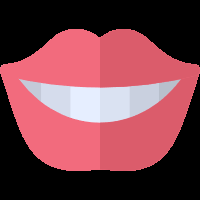
#> input picture Opencv人脸检测人脸识别/Images/mouth.png, 200 x 200 px
$ python 10Cv2FaceMouthDetectAddEffect.py
#> lines starting #> are read from the running program, lines starting #| are printed output that depends on the picture; after the words box and inside, x2 and y2 are one past the last pixel; in counts of white or black regions, pixels touching at a corner belong together
"""
简单进行嘴巴检测并添加特效的功能实现
    1、使用 OpenCV 提供的 Haar 级联检测器进行人脸、眼睛和嘴巴检测。
    2、通过检测到的眼睛位置计算偏转角度，以使特效与眼睛保持一致的方向。
    3、根据检测到的嘴巴位置，将特效添加到合适的位置上。可以通过调整特效图片的大小和旋转来适应嘴巴的形状和方向。

"""


import cv2
import numpy as np
import os


def detect_and_add_mouth_effect(video_path, mouth_effect_image_path, mouth_scale_factor=2.5, mouth_min_neighbors=30, mouth_min_size=(20, 20),
                                 mouth_offset_x=0, mouth_offset_y=0):
    """
    通过检测人脸、眼睛和鼻子，在视频中给人脸添加嘴巴特效
    :param video_path: 视频文件路径
    :param mouth_effect_image_path: 嘴巴特效图片文件路径
    :param mouth_scale_factor: 嘴巴检测器的缩放因子
    :param mouth_min_neighbors: 嘴巴检测器的最小邻居数
    :param mouth_min_size: 嘴巴检测器的最小尺寸
    :param mouth_offset_x: 嘴巴特效在水平方向的偏移量
    :param mouth_offset_y: 嘴巴特效在垂直方向的偏移量
    :return:
    """
#> called with video_path = 'Videos/GirlFace.mp4', mouth_effect_image_path = 'Images/mouth.png', mouth_scale_factor = 2.5, mouth_min_neighbors = 30, mouth_min_size = (20, 20), mouth_offset_x = 10, mouth_offset_y = 20
    # 检查视频文件路径是否存在
    if not os.path.exists(video_path):
        print("Error: 视频文件路径不存在！")
        return

    # 检查嘴巴特效图片文件路径是否存在
    if not os.path.exists(mouth_effect_image_path):
        print("Error: 嘴巴特效图片文件路径不存在！")
        return

    # 加载人脸、眼睛和鼻子检测器
    face_cascade = cv2.CascadeClassifier(cv2.data.haarcascades + 'haarcascade_frontalface_default.xml')
    eye_cascade = cv2.CascadeClassifier(cv2.data.haarcascades + 'haarcascade_eye.xml')
    # nose_cascade = cv2.CascadeClassifier(cv2.data.haarcascades + 'haarcascade_mcs_nose.xml')
    mouth_cascade = cv2.CascadeClassifier('haarcascade/haarcascade_mcs_mouth.xml')

    # 加载嘴巴特效图片
    mouth_effect = cv2.imread(mouth_effect_image_path, cv2.IMREAD_UNCHANGED)
#> mouth_effect is the input picture: shape (200, 200, 4); mean B, G, R, A 74.3, 65.5, 122.1, 135.4

    # 打开视频文件
    cap = cv2.VideoCapture(video_path)

    while True:
        # 读取一帧视频
        ret, frame = cap.read()
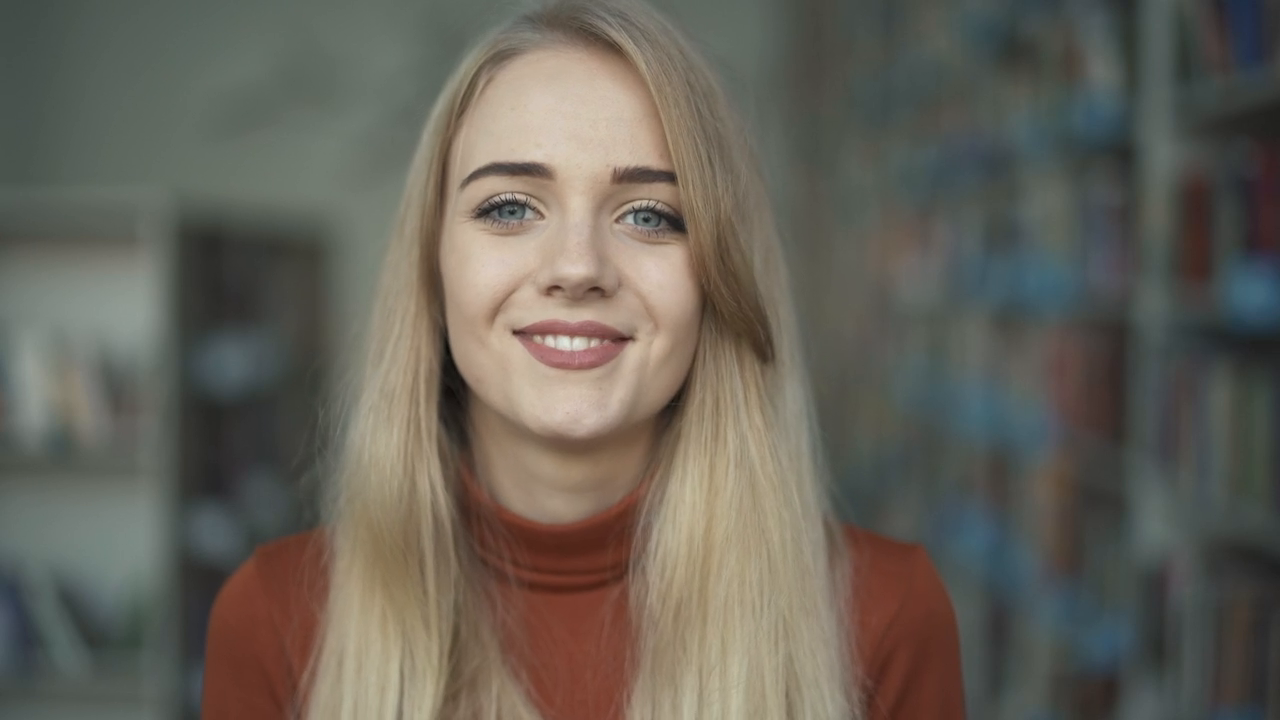
#> input picture frame 14 of Opencv人脸检测人脸识别/Videos/GirlFace.mp4, 1280 x 720 px
#> frame is the input picture: shape (720, 1280, 3); mean B, G, R 88.4, 97.7, 102.1
        if not ret:
            break

        # 将视频帧转换为灰度图像
        gray = cv2.cvtColor(frame, cv2.COLOR_BGR2GRAY)
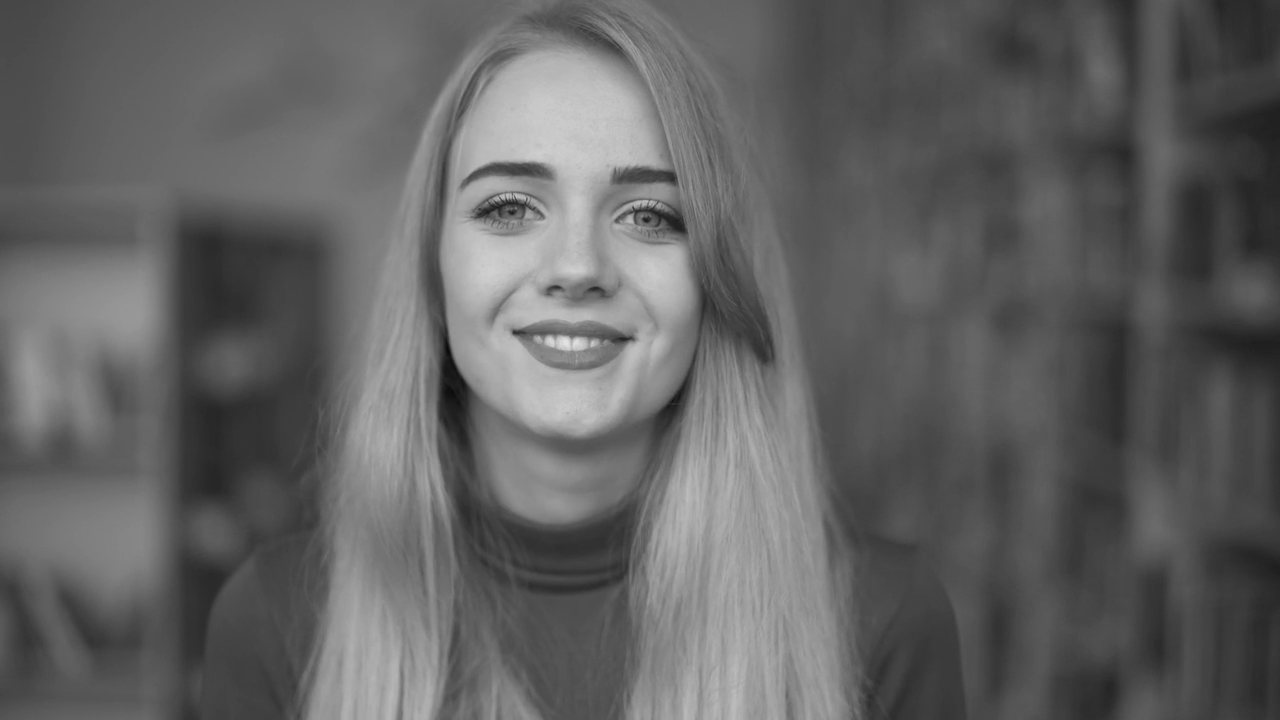
#> gray: shape (720, 1280); min 7, max 227, mean 98

        # 人脸检测
        faces = face_cascade.detectMultiScale(gray, scaleFactor=1.1, minNeighbors=5, minSize=(30, 30))
#> faces = [[391, 66, 365, 365]]

        # 遍历检测到的人脸
        for (x, y, w, h) in faces:
            # 在人脸区域绘制矩形框
            # cv2.rectangle(frame, (x, y), (x+w, y+h), (255, 0, 0), 2)

            # 在人脸区域检测眼睛
            roi_gray = gray[y:y + h, x:x + w]
            eyes = eye_cascade.detectMultiScale(roi_gray, scaleFactor=1.35, minNeighbors=15, minSize=(20, 20))
            if len(eyes) >= 2:
                # 计算两个眼睛的中心位置
                eye_centers = np.array([(x + ex + ew // 2, y + ey + eh // 2) for (ex, ey, ew, eh) in eyes])

                # 计算眼睛中心线的斜率
                slope = (eye_centers[1][1] - eye_centers[0][1]) / (eye_centers[1][0] - eye_centers[0][0])

                # 计算角度
                angle = np.arctan(slope) * 180 / np.pi
                angle = np.clip(angle, -45, 45)  # 将角度限制在[-45, 45]范围内
                angle = -angle  # 取反，适应后面特效的旋转

                # 在画面上绘制眼睛的位置
                for (ex, ey, ew, eh) in eyes:
                    # cv2.rectangle(frame, (x + ex, y + ey), (x + ex + ew, y + ey + eh), (0, 255, 0), 2)
                    print("cv2.rectangle eye ")

            # 嘴巴检测
            mouth = mouth_cascade.detectMultiScale(roi_gray, scaleFactor=mouth_scale_factor, minNeighbors=mouth_min_neighbors, minSize=mouth_min_size)
            for (nx, ny, nw, nh) in mouth:
                # 在人脸区域绘制嘴巴矩形框
                # cv2.rectangle(frame, (x+nx, y+ny), (x+nx+nw, y+ny+nh), (255, 255, 0), 2)

                # 调整嘴巴特效图片的大小以适应嘴巴区域
                resized_mouth_effect = cv2.resize(mouth_effect, (nw, nh))

                # 计算嘴巴区域的中心点和旋转中心
                mouth_center = (int(x + nx + nw // 2) + mouth_offset_x, int(y + ny + nh // 2) + mouth_offset_y)
                rotation_center = (int((nx + nw) // 2), int((ny + nh) // 2))

                # 旋转嘴巴特效图片
                mouth_effect_rotated = cv2.warpAffine(resized_mouth_effect,
                                                       cv2.getRotationMatrix2D(rotation_center, angle, 1), (nw, nh))

                # 在嘴巴位置上添加旋转后的特效图片
                for c in range(0, 3):
                    frame[y + ny:y + ny + nh, x + nx:x + nx + nw, c] = \
                        mouth_effect_rotated[:, :, c] * (mouth_effect_rotated[:, :, 3] / 255.0) + \
                        frame[y + ny :y + ny + nh , x + nx:x + nx + nw, c] * (1.0 - mouth_effect_rotated[:, :, 3] / 255.0)
#> this loop made 1 pass
#> (x, y, w, h, eyes, eye_centers, slope, angle) on pass 1: (391, 66, 365, 365, [[73, 102, 83, 83], [219, 116, 78, 78]], [[505, 209], [649, 221]], 0.0833, -4.76)
#| cv2.rectangle eye
#| cv2.rectangle eye
#> pass 1, in detect_and_add_mouth_effect, `roi_gray = gray[y:y + h, x:x + w]`:
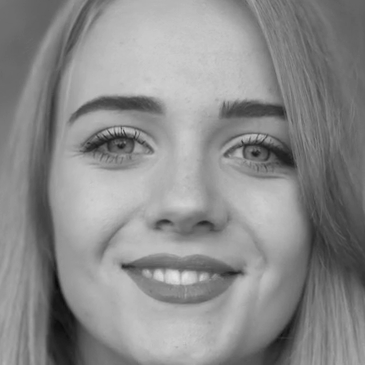
#> roi_gray: shape (365, 365); min 7, max 227, mean 139.3
#> after the loop:
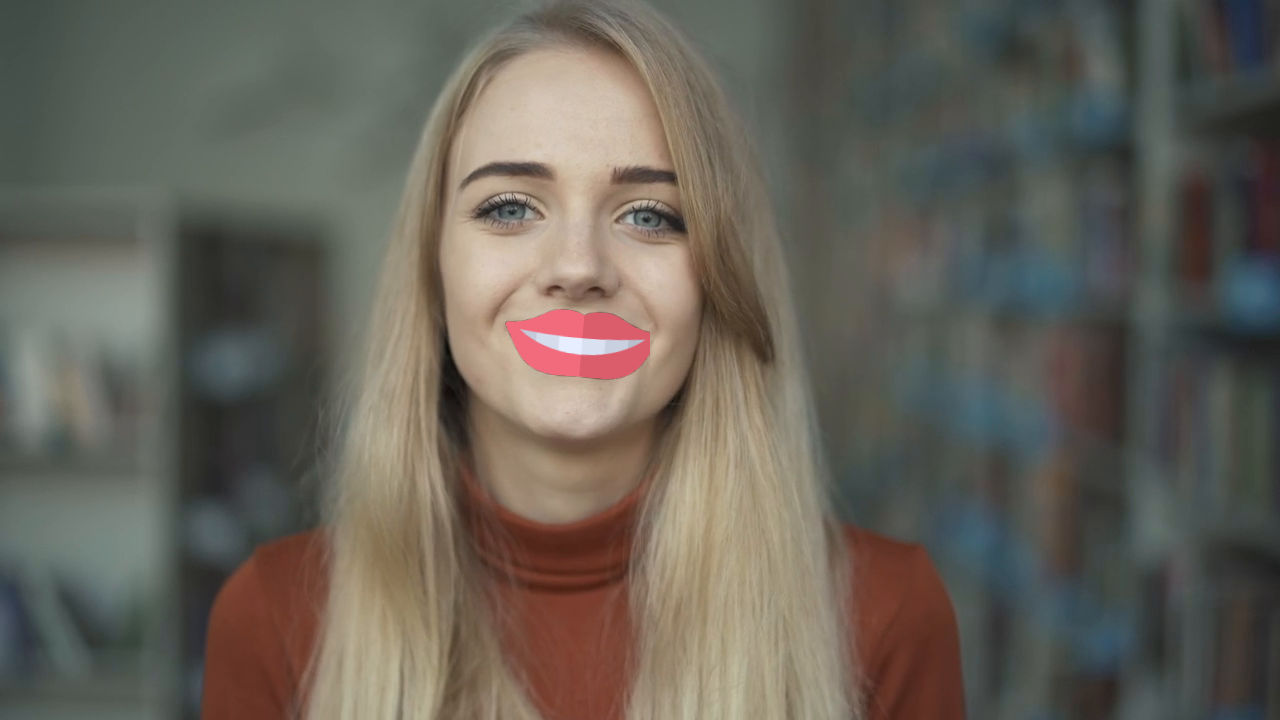
#> frame: shape (720, 1280, 3); 0.87% of pixels changed, all inside (x1, y1, x2, y2) = (505, 308, 650, 381)
#> after the loop:
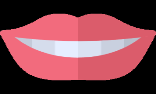
#> resized_mouth_effect: shape (94, 156, 4); mean B, G, R, A 74.3, 65.5, 122, 135.4

        # 显示结果
        cv2.imshow('Face and Features Detection', frame)

        # 检测按键输入
        key = cv2.waitKey(1)
#> (key q is pressed here)
        if key == ord('q'):  # 按 'q' 键退出
            break

    # 释放视频捕获对象
    cap.release()
    cv2.destroyAllWindows()


def main():
    # 使用示例
    video_path = 'Videos/GirlFace.mp4'
    mouth_effect_image_path = 'Images/mouth.png'
    detect_and_add_mouth_effect(video_path, mouth_effect_image_path, mouth_offset_x=10, mouth_offset_y=20)  # 例：向右移动10像素，向下移动20像素


if __name__ == "__main__":
    main()
